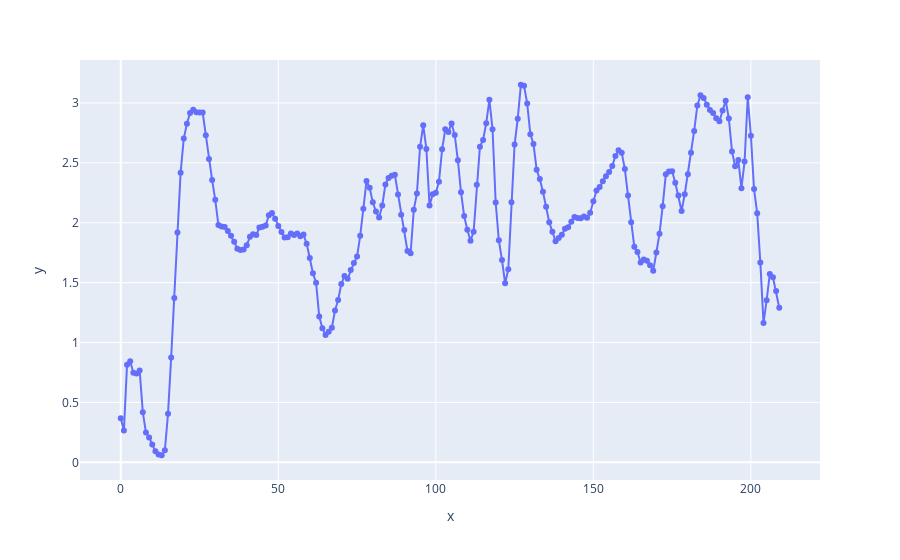

Source (notebook cell):
### Code cell
# Convert collected pose_data into a DataFrame and plot relative trajectory
import plotly.express as px


pose_df['vel_mean'] = pose_df['vel'].rolling(window=5, min_periods=1, center=False).mean()




# Create a simple scatter plot of trajectory (x east, y north)
fig = px.scatter(x=range(len(pose_df)), y=pose_df['vel_mean'])
fig.update_traces(mode='lines+markers')
fig.show()

### Figure 1 — Plotly figure (JSON) as saved in the notebook; plotly's stock layout.template omitted (floating-point values rounded to 4 significant figures; data arrays with more than 128 entries replaced by an {"elided": "..."} marker saying what was removed)
{"data": [{"hovertemplate": "x=%{x}<br>y=%{y}<extra></extra>", "legendgroup": "", "marker": {"color": "#636efa", "symbol": "circle"}, "mode": "lines+markers", "name": "", "orientation": "v", "showlegend": false, "type": "scatter", "x": {"elided": "210 int values"}, "xaxis": "x", "y": {"elided": "210 float values"}, "yaxis": "y"}], "layout": {"legend": {"tracegroupgap": 0}, "margin": {"t": 60}, "xaxis": {"anchor": "y", "domain": [0, 1], "title": {"text": "x"}}, "yaxis": {"anchor": "x", "domain": [0, 1], "title": {"text": "y"}}}}
